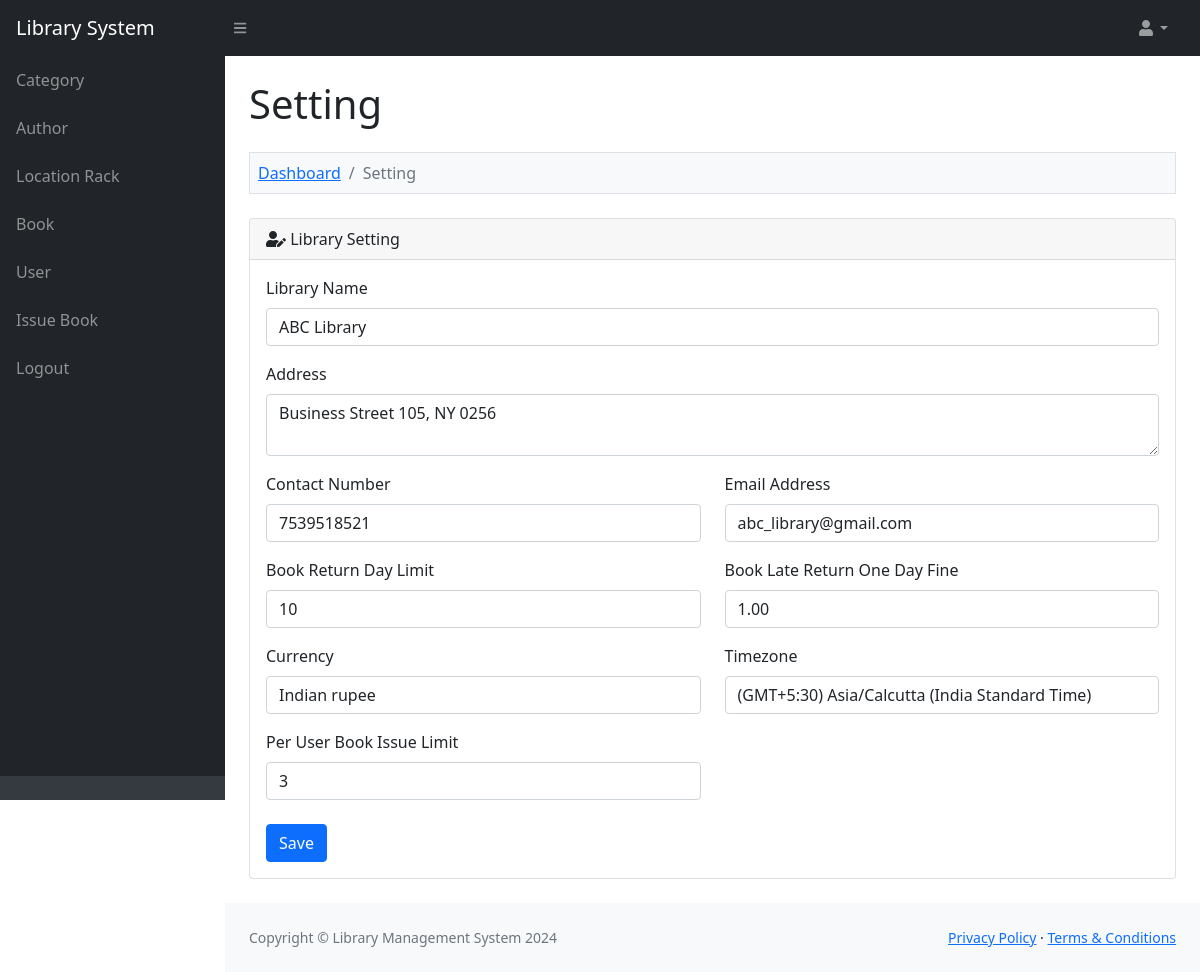
The page /admin/setting.php (signed in) on the database as committed earlier.
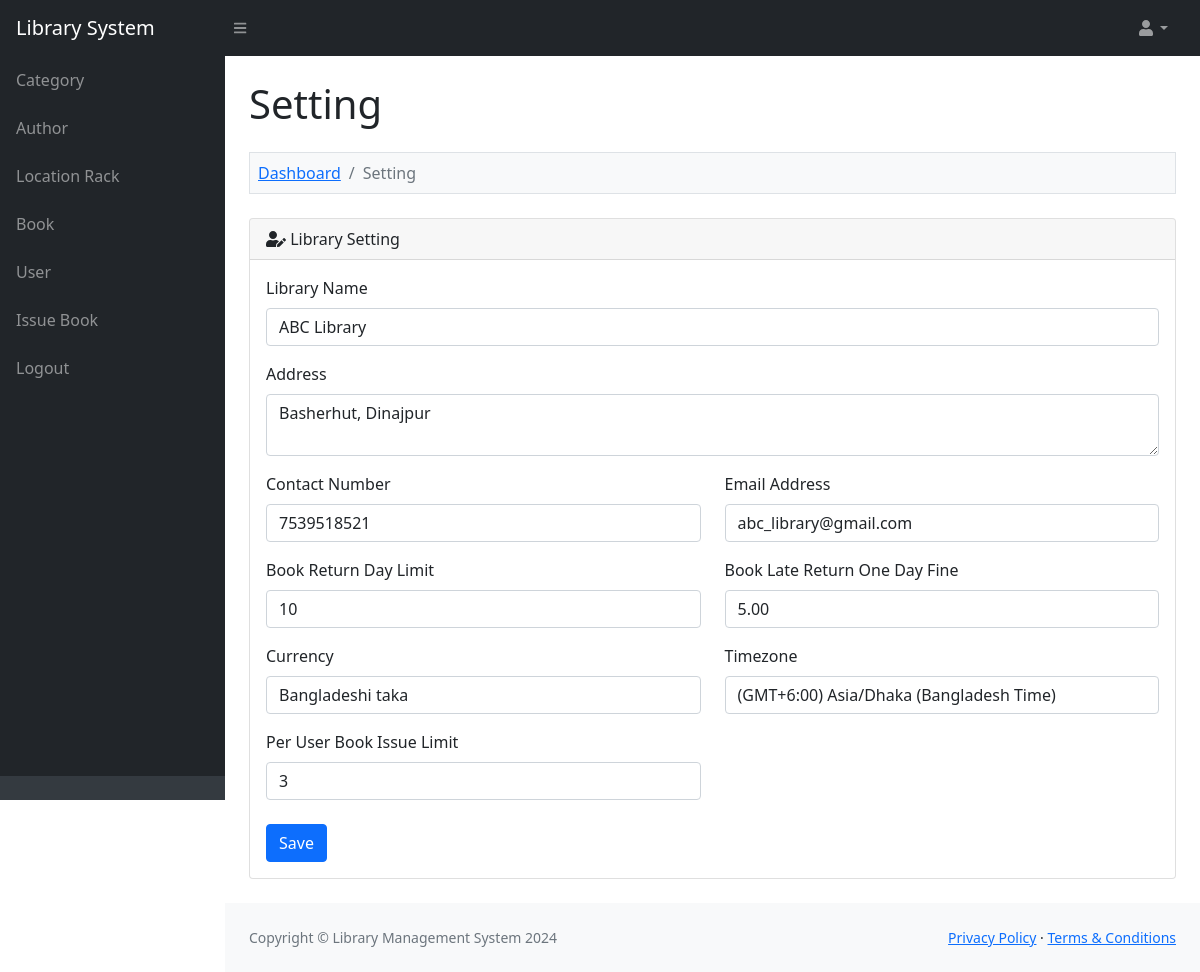
The same page on the database as committed later.
### tables this page shows
CREATE TABLE `lms_setting` (
  `setting_id` int(11) NOT NULL,
  `library_name` varchar(200) NOT NULL,
  `library_address` text NOT NULL,
  `library_contact_number` varchar(30) NOT NULL,
  `library_email_address` varchar(100) NOT NULL,
  `library_total_book_issue_day` int(5) NOT NULL,
  `library_one_day_fine` decimal(4,2) NOT NULL,
  `library_issue_total_book_per_user` int(3) NOT NULL,
  `library_currency` varchar(30) NOT NULL,
  `library_timezone` varchar(100) NOT NULL
);

### admin/setting.php (the view, shortened to what this page needs)
<?php
include '../database_connection.php';
include '../function.php';
$query = "
SELECT * FROM lms_setting
LIMIT 1
";
$result = $connect->query($query);
include '../header.php';
?>
<div class="container-fluid px-4">
	<h1 class="mt-4">Setting</h1>
	<ol class="breadcrumb mt-4 mb-4 bg-light p-2 border">
		<li class="breadcrumb-item"><a href="index.php">Dashboard</a></li>
		<li class="breadcrumb-item active">Setting</a></li>
	</ol>
	<div class="card mb-4">
		<div class="card-header">
			<i class="fas fa-user-edit"></i> Library Setting
		</div>
		<div class="card-body">
			<form method="post">
				<?php
				foreach($result as $row)
				{
				?>
				<div class="row">
					<div class="col-md-12">
						<div class="mb-3">
							<label class="form-label">Library Name</label>
							<input type="text" name="library_name" id="library_name" class="form-control" value="<?php echo $row['library_name']; ?>" />
						</div>
					</div>
				</div>
				<div class="row">
					<div class="col-md-12">
						<div class="mb-3">
							<label class="form-label">Address</label>
							<textarea name="library_address" id="library_address" class="form-control"><?php echo $row["library_address"]; ?></textarea>
						</div>
					</div>
				</div>
				<div class="row">
					<div class="col-md-6">
						<div class="mb-3">
							<label class="form-label">Contact Number</label>
							<input type="text" name="library_contact_number" id="library_contact_number" class="form-control" value="<?php echo $row['library_contact_number']; ?>" />
						</div>
					</div>
					<div class="col-md-6">
						<div class="mb-3">
							<label class="form-label">Email Address</label>
							<input type="text" name="library_email_address" id="library_email_address" class="form-control" value="<?php echo $row['library_email_address']; ?>" />
						</div>
					</div>
				</div>
				<div class="row">
					<div class="col-md-6">
						<div class="mb-3">
							<label class="form-label">Book Return Day Limit</label>
							<input type="number" name="library_total_book_issue_day" id="library_total_book_issue_day" class="form-control" value="<?php echo $row['library_total_book_issue_day']; ?>" />
						</div>
					</div>
					<div class="col-md-6">
						<div class="mb-3">
							<label class="form-label">Book Late Return One Day Fine</label>
							<input type="number" name="library_one_day_fine" id="library_one_day_fine" class="form-control" value="<?php echo $row['library_one_day_fine']; ?>" />
						</div>
					</div>
				</div>
				<div class="row">
					<div class="col-md-6">
						<div class="mb-3">
							<label class="form-label">Currency</label>
							<select name="library_currency" id="library_currency" class="form-control">
								<?php echo Currency_list(); ?>
							</select>
						</div>
					</div>
					<div class="col-md-6">
						<div class="mb-3">
							<label class="form-label">Timezone</label>
							<select name="library_timezone" id="library_timezone" class="form-control">
								<?php echo Timezone_list(); ?>
							</select>
						</div>
					</div>
				</div>
				<div class="row">
					<div class="col-md-6">
						<label class="form-label">Per User Book Issue Limit</label>
						<input type="number" name="library_issue_total_book_per_user" id="library_issue_total_book_per_user" class="form-control" value="<?php echo $row['library_issue_total_book_per_user']; ?>" />
					</div>
				</div>
				<div class="mt-4 mb-0">
					<input type="submit" name="edit_setting" class="btn btn-primary" value="Save" />
				</div>
				<?php
				}
				?>
			</form>
		</div>
	</div>
</div>
<?php
include '../footer.php';
?>

Rows that differ between the two databases and show on the page:
changed lms_setting "ABC Library": library_address "Business Street 105, NY 0256" → "Basherhut, Dinajpur"; library_one_day_fine "1.00" → "5.00"; library_currency "Indian rupee" → "Bangladeshi taka"; library_timezone "(GMT+5:30) Asia/Calcutta (India Standard Time)" → "(GMT+6:00) Asia/Dhaka (Bangladesh Time)"
